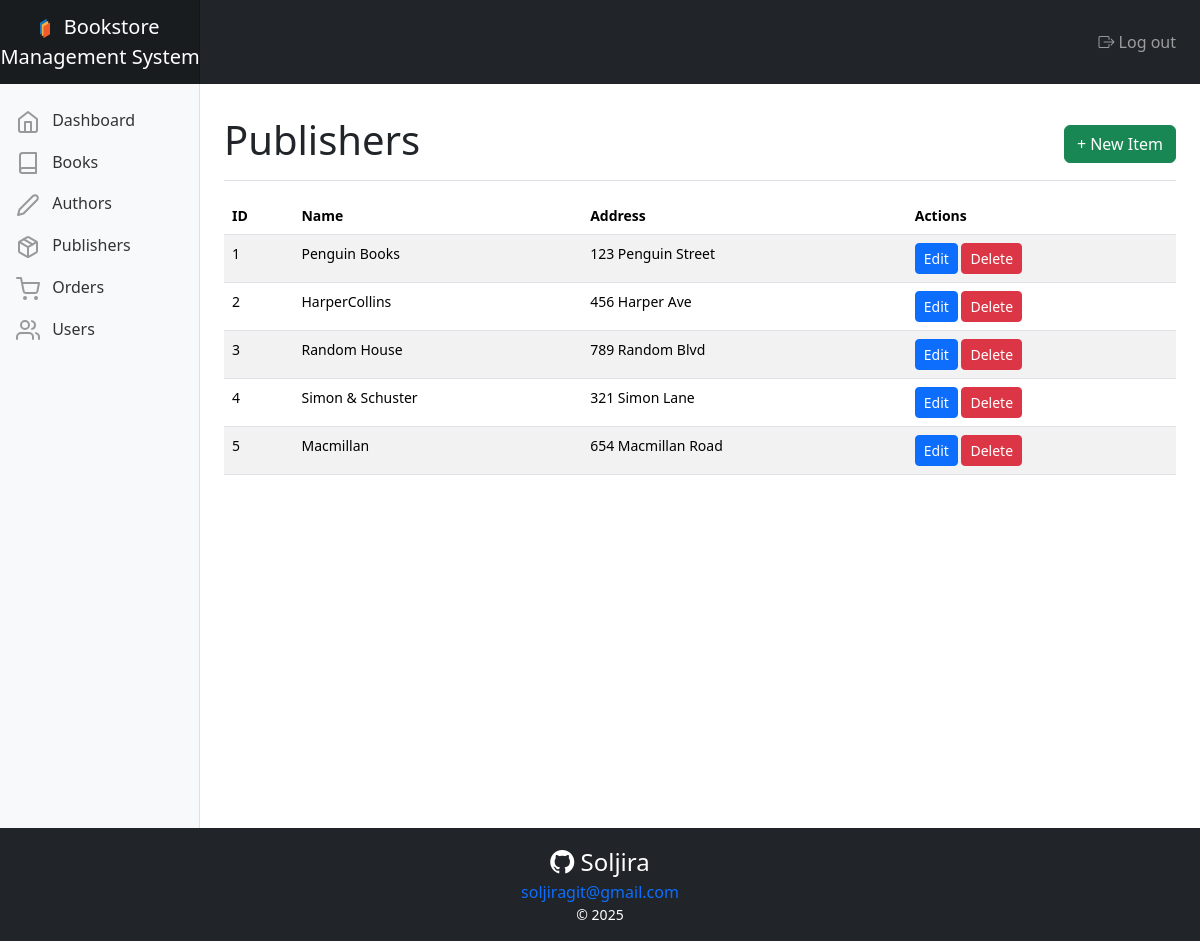
The page /navigation/publishers.php (signed in) on the database its author committed.
### tables this page shows
CREATE TABLE IF NOT EXISTS publisherTable (
    publisherID INT NOT NULL AUTO_INCREMENT,
    publisherName VARCHAR(100) NOT NULL,
    publisherAddress VARCHAR(255),
    createdAt DATETIME DEFAULT CURRENT_TIMESTAMP,
    PRIMARY KEY (publisherID)
);

### public/php-scripts/populate-table.php (the view, shortened to what this page needs)
<?php
    function populateTable($table, $conn) {
        $sql = "SELECT * FROM $table";
        $result = mysqli_query($conn, $sql);
        if (mysqli_num_rows($result) > 0) {
            while ($row = mysqli_fetch_assoc($result)) {
                switch ($table) {
                        ?>
                        <?php
                    case "publisherTable":
                        ?>
                        <tr>
                            <td><?php echo htmlspecialchars($row['publisherID']) ?></td>
                            <td><?php echo htmlspecialchars($row['publisherName']) ?></td>
                            <td><?php echo htmlspecialchars($row['publisherAddress']) ?></td>
                            <td>
                                <a class="btn btn-primary btn-sm" href="../actions/edit.php?publisherID=<?php echo $row['publisherID']?>">Edit</a>
                                <form method="POST" action="../actions/delete.php" style="display:inline;">
                                    <button type="submit" class="btn btn-danger btn-sm"
                                        onclick="return confirm('Are you sure you want to delete this?');">
                                        Delete
                                    </button>
                                </form>
                            </td>
                        </tr>
                        <?php
                        break;
                        ?>
                        <?php
                }
            }
        } else {
            echo '<tr><td colspan="8">No data found.</td></tr>';
        }
    }
?>

### public/css/dashboard.css (style rules this page uses)
body { font-size: .875rem; }
.feather { width: 24px; height: 24px; vertical-align: text-center; }
.sidebar { position: fixed; top: 0; bottom: 0; left: 0; z-index: 100; padding: 0; box-shadow: inset -1px 0 0 rgba(0, 0, 0, .1); }
.sidebar .nav-link { font-weight: 500; color: #333; }
.sidebar .nav-link .feather { margin-right: 4px; color: #999; }
.navbar-brand { padding-top: .75rem; padding-bottom: .75rem; font-size: 1rem; background-color: rgba(0, 0, 0, .25); box-shadow: inset -1px 0 0 rgba(0, 0, 0, .25); }

### rows shown on the page
publishertable: publisherID "1", publisherName "Penguin Books", publisherAddress "123 Penguin Street"
publishertable: publisherID "2", publisherName "HarperCollins", publisherAddress "456 Harper Ave"
publishertable: publisherID "3", publisherName "Random House", publisherAddress "789 Random Blvd"
publishertable: publisherID "4", publisherName "Simon & Schuster", publisherAddress "321 Simon Lane"
publishertable: publisherID "5", publisherName "Macmillan", publisherAddress "654 Macmillan Road"
